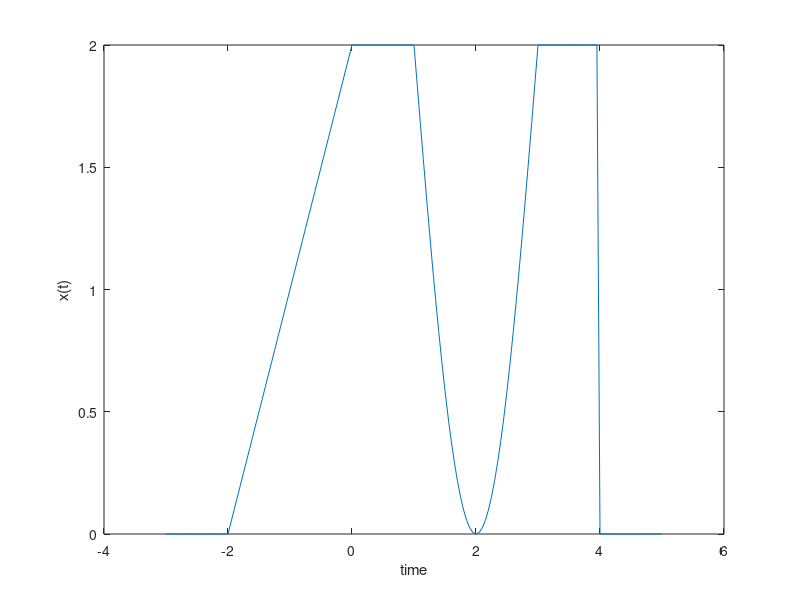
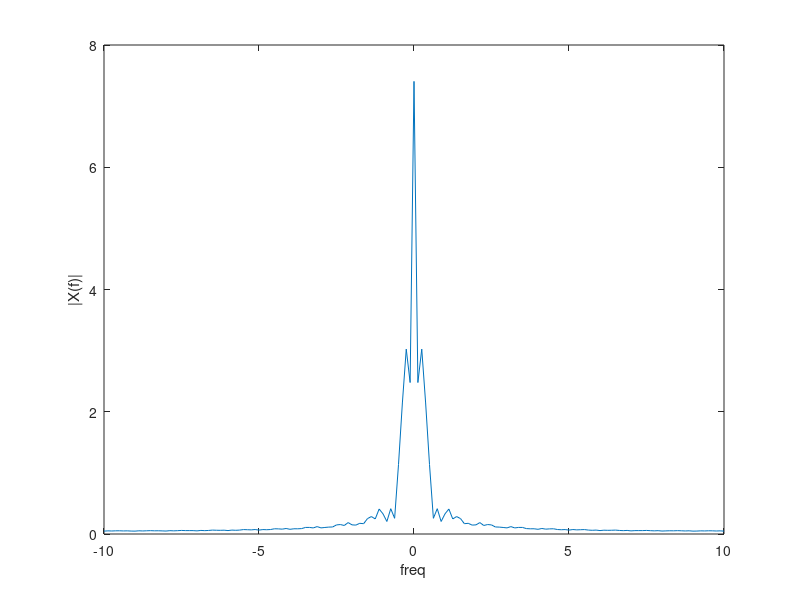
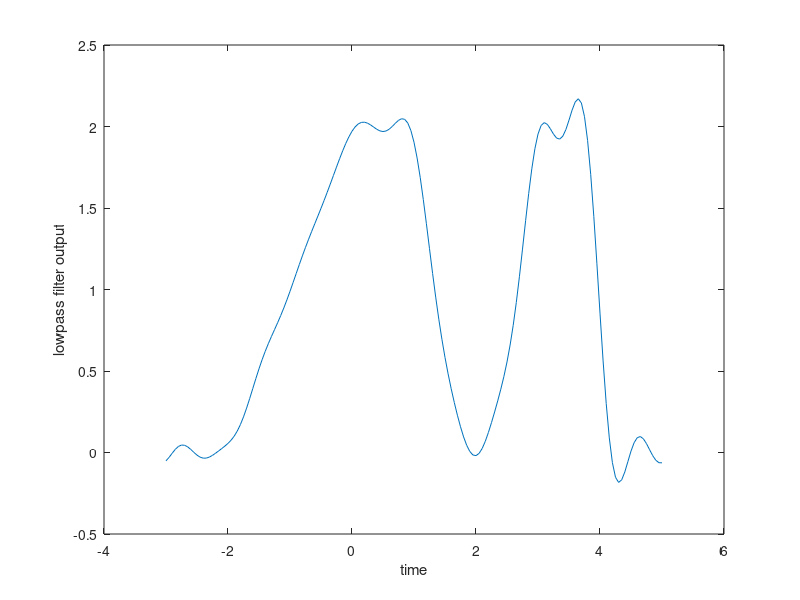
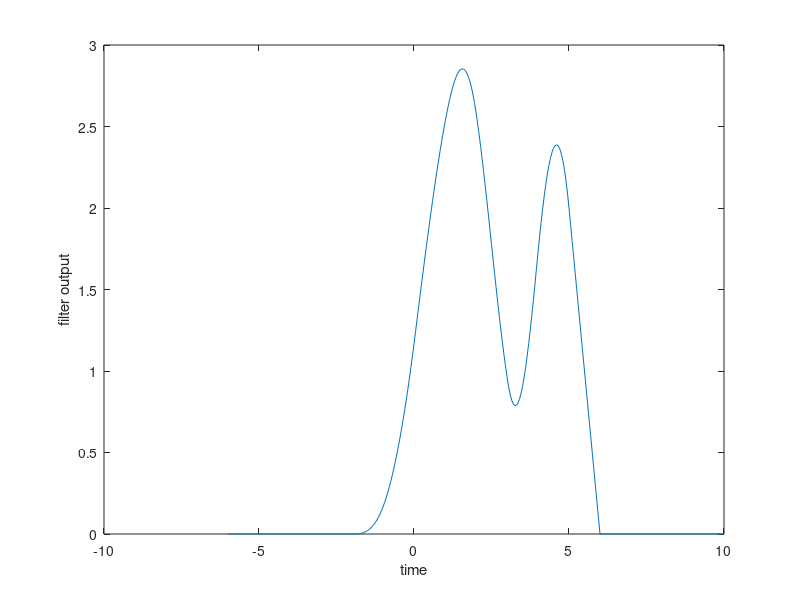

Here is the MATLAB script that generated these plots, in order:
% MATLAB script for Illustrative Problem 7, Chapter 1.
clear; clc; close all;

fs=20;                      % sampling frequency
ts=1/fs;                    % sampling interval
t=-3:ts:5;                  % time vector

% part 1
x = (t+2).*(t>=-2).*(t<0)+2.*(t>=0).*(t<1)+(2+2*cos(pi/2*t)).*(t>=1).*(t<3)+2.*(t>=3).*(t<4); % x(t)
X = fftshift(fft(x))/fs; % Fourier transform of x(t)
f = linspace(-fs/2,fs/2,length(x)); % freq index
figure(1); plot(t,x),xlabel('time'),ylabel('x(t)')
figure(2); plot(f,abs(X)),xlabel('freq'),ylabel('|X(f)|') % magnitude spectrum

% part 2
lowpass = 1.*(f>-1.5).*(f<=1.5); % ideal lowpass filter
X_lowpass = X.*lowpass; % spectrum of filter output
x_lowpass = ifft(ifftshift(X_lowpass*fs)); % inverse Fourier transform
figure(3); plot(t,x_lowpass),xlabel('time'),ylabel('lowpass filter output')

% part 3
h = t.*(t>=0).*(t<1) + 1.*(t>=1).*(t<=2); % h(t)
y = conv(x,h)/fs; % convolution
figure(4); plot(-6:ts:10,y),xlabel('time'),ylabel('filter output')
% another solution of part 3
H = fftshift(fft(h))/fs;
X_H = X.*H; % spectrum of filter output
x_h = ifftshift(ifft(ifftshift(X_H*fs))); % Some dual property of FFT (or DFT) and CTFT are different
figure(5); plot(t+1,x_h),xlabel('time'),ylabel('filter output')

